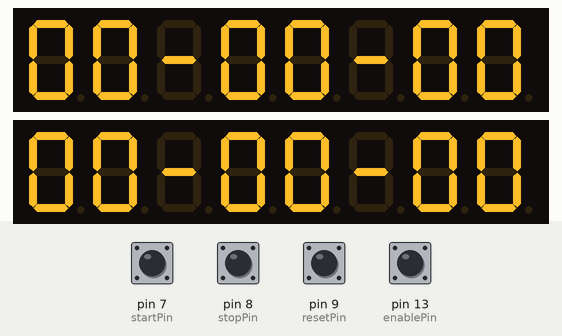
Recording of a sketch running on a simulated Arduino Uno, built with avr-gcc and run on an emulated ATmega328P. Parts: 2 × 8-digit seven-segment display. The inputs (shaded band) are chosen by the test bench; at power-on: pin 7 (startPin), pin 9 (resetPin), pin 13 (enablePin) HIGH, pin 8 (stopPin) LOW.

Above: at 0.16 s.
At 1.23 s:
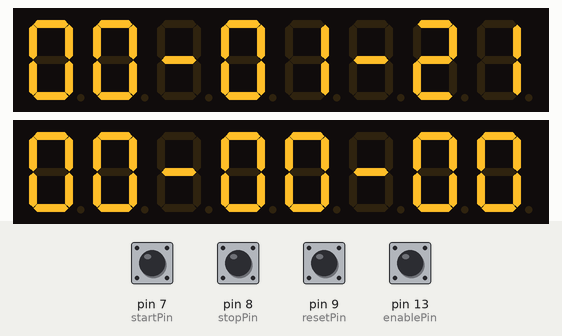
1.3 s: pin 8 (stopPin) pulled HIGH for 0.15 s
Timing chart, 0 to 4.3 s (numbered marks = the images above; inputs shaded):
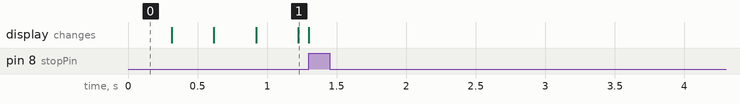

Measured:
- after the input at 1.3 s, every drawn part: stays the same

The sketch:

stopwatch.ino
```cpp
/*

  ШТОПЕРИЦА са 6 цифара, са приказом у формату МM:SS.DS

  (најдужи интервал који може да се прикaже је 60 m, односно 3600 s)

*/
#include "LedControl.h"

LedControl lc1 = LedControl(12, 11, 10, 2);         // 12 to DATA IN, 11 to CLK, 10 to LOAD(/CS)
LedControl lc2 = LedControl(5, 4, 3, 2);            // 5 to DATA IN, 4 to CLK, 3 to LOAD(/CS)

byte a = 0;         //цифра за приказ стотинки (од 0 до 9)
byte b = 0;         //цифра за приказ десетинки (од 0 до 9)
byte c = 0;         //цифра за приказ секунди (од 0 до 9)
byte d = 0;         //цифра за приказ десетина секунди (од 0 до 5)
byte e = 0;         //цифра за приказ минута (од 0 до 9)
byte f = 0;         //цифра за приказ десетина минута (од 0 до 5)

byte a_lap = 0;     //цифре за приказ пролазних времена
byte b_lap = 0;
byte c_lap = 0;
byte d_lap = 0;
byte e_lap = 0;
byte f_lap = 0;

unsigned long currenttime;
unsigned long previoustime = 0;
unsigned long elapsedtime = 0;
unsigned long prev_elapsedtime = 0;
unsigned long laptime;

byte startPin = 7;                             //улаз коме се доводи сигнал за старт као и за пролазно време
byte stopPin = 8;                              //улаз коме се доводи сигнал за стоп бројача
byte resetPin = 9;                             //улаз коме се доводи сигнал за ресет бројача
byte enablePin = 13;                           //улаз коме се доводи сигнал за омогућавање заустављања бројача старт сигналом

byte startButtonState = 0;
byte previousStartButtonState = 0;
byte stopButtonState = 0;
byte previousStopButtonState = 0;
byte resetButtonState = 1;
byte previousResetButtonState = 1;
byte enableButtonState = 1;
byte previousEnableButtonState = 1;
int debounceInterval = 1000;
byte startCondition = 0;

unsigned long millisPrevious;
unsigned long correctionStep;
unsigned long previousStep;


void setup() {
  pinMode(startPin, INPUT);
  pinMode(stopPin, INPUT);
  pinMode(resetPin, INPUT_PULLUP);
  pinMode(enablePin, INPUT_PULLUP);

  lc1.shutdown(0, false); // turn off power saving, enables display
  lc1.setIntensity(0, 15); // sets brightness (0~15 possible values)
  lc1.clearDisplay(0);// clear screen
  lc1.setChar(0, 2, '-', false);
  lc1.setChar(0, 5, '-', false);
  lc2.shutdown(0, false); // turn off power saving, enables display
  lc2.setIntensity(0, 15); // sets brightness (0~15 possible values)
  lc2.clearDisplay(0);// clear screen
  lc2.setChar(0, 2, '-', false);
  lc2.setChar(0, 5, '-', false);

  Serial.begin(115200);

}

void loop() {
  startButtonState = digitalRead(startPin);
  stopButtonState = digitalRead(stopPin);
  resetButtonState = digitalRead(resetPin);
  enableButtonState = digitalRead(enablePin);
  currenttime = micros();

  if ((previousStartButtonState == LOW) && (startButtonState == HIGH) && (startCondition == 0)) {       //извршава се на силазну ивицу старт сигнала
    startCondition = 1;
    previoustime = currenttime;
    millisPrevious = millis();
    previousStartButtonState = startButtonState;
  }


  if (startCondition == 1) {
    timeCounter();
  }

  if ((previousEnableButtonState == HIGH) && (enableButtonState == LOW) && (startCondition == 1)) {
    previousEnableButtonState = enableButtonState;
  }

  if ((previousStartButtonState == LOW) && (startButtonState == HIGH) && (startCondition == 1) && (previousEnableButtonState == HIGH)) {
    lapTimeCounter();
    millisPrevious = millis();
    previousStartButtonState = startButtonState;
  }


  if ((previousStartButtonState == LOW) && (startButtonState == HIGH) && (startCondition == 1) && (previousEnableButtonState == LOW)) {
    lapTimeCounter();
    millisPrevious = millis();
    previousStartButtonState = startButtonState;
    startCondition = 2;
  }


  if ((startButtonState == LOW) && (millis() - millisPrevious >= debounceInterval)) {
    previousStartButtonState = startButtonState;
  }


  if ((previousStopButtonState == LOW) && (stopButtonState == HIGH) && (startCondition == 1)) {
    startCondition = 3;
  }
  if ((previousResetButtonState == HIGH) && (resetButtonState == LOW) && ((startCondition == 3) or (startCondition == 2))) {
    startCondition = 0;
    a = 0; a_lap = 0;
    b = 0; b_lap = 0;
    c = 0; c_lap = 0;
    d = 0; d_lap = 0;
    e = 0; e_lap = 0;
    f = 0; f_lap = 0;
    prev_elapsedtime = 0;
    previousEnableButtonState = HIGH;

  }


  DispData();

  //  Serial.print("Time: "); Serial.print(f); Serial.print(e); Serial.print(":");
  //  Serial.print(d); Serial.print(c); Serial.print("."); Serial.print(b); Serial.println(a);
}


void timeCounter() {
  elapsedtime = currenttime - previoustime;
  correctionStep = currenttime - previousStep;

  if (correctionStep  >= 1000000) {        //овај део кода је за фино подешавање, односно за постизање веће прецизности штоперице
    previoustime = previoustime + 94;       //сваке секунде се укупно протекло време, које се приказује на дисплеју, смањује за 94 μs
    previousStep = currenttime;             //ова вредност се експериментално утврђује и важи само за дати ардуино
  }

  if (elapsedtime >= 3600000000) {            //кад протекне 3600 секунди
    previoustime = previoustime + 3600000000;
    elapsedtime = 0;
  }

  a = (elapsedtime / 10000) % 10;        // стотинке = последња цифра количника целобројног дељења μs / 10000 (нпр. 765338972 μs / 10000 = 76533 => 3)
  b = (elapsedtime / 100000) % 10;       // десетинке = последња цифра количника целобројног дељења μs / 100000 (765338972/100000=7653 => 3)
  c = (elapsedtime / 1000000) % 10;      // секунде = последња цифра количника целобројног дељења μs / 1000000 (765338972/1000000=765 => 5)
  d = (elapsedtime / 10000000) % 6;      // десетине секунди = остатак при дељењу са 6 количника целобројног дељења μs / 10000000 (765338972/10000000=76, 76/6=12 са остатком 4)
  e = (elapsedtime / 60000000) % 10;     // минути = секунде / 60 = последња цифра количника целобројног дељења секунде / 60, односно μs / 60000000 (765338972/60000000=12 => 2)
  f = (elapsedtime / 600000000) % 6;     // десетине минута = остатак при дељењу са 6 количника целобројног дељења μs / 600000000 (765338972 μs / 600000000 = 1, 1/6=0 остатак је 1)
  // крајњи резултат из примера 765338972 μs пребачено у жељени формат је 12:45.33
}


void lapTimeCounter() {
  laptime = elapsedtime - prev_elapsedtime;
  prev_elapsedtime = elapsedtime;
  a_lap = (laptime / 10000) % 10;
  b_lap = (laptime / 100000) % 10;
  c_lap = (laptime / 1000000) % 10;
  d_lap = (laptime / 10000000) % 6;
  e_lap = (laptime / 60000000) % 10;
  f_lap = (laptime / 600000000) % 6;
}


void DispData() {
  lc1.setDigit(0, 0, (byte)a, false);
  lc1.setDigit(0, 1, (byte)b, false);
  lc1.setDigit(0, 3, (byte)c, false);
  lc1.setDigit(0, 4, (byte)d, false);
  lc1.setDigit(0, 6, (byte)e, false);
  lc1.setDigit(0, 7, (byte)f, false);
  lc2.setDigit(0, 0, (byte)a_lap, false);
  lc2.setDigit(0, 1, (byte)b_lap, false);
  lc2.setDigit(0, 3, (byte)c_lap, false);
  lc2.setDigit(0, 4, (byte)d_lap, false);
  lc2.setDigit(0, 6, (byte)e_lap, false);
  lc2.setDigit(0, 7, (byte)f_lap, false);
}
```
